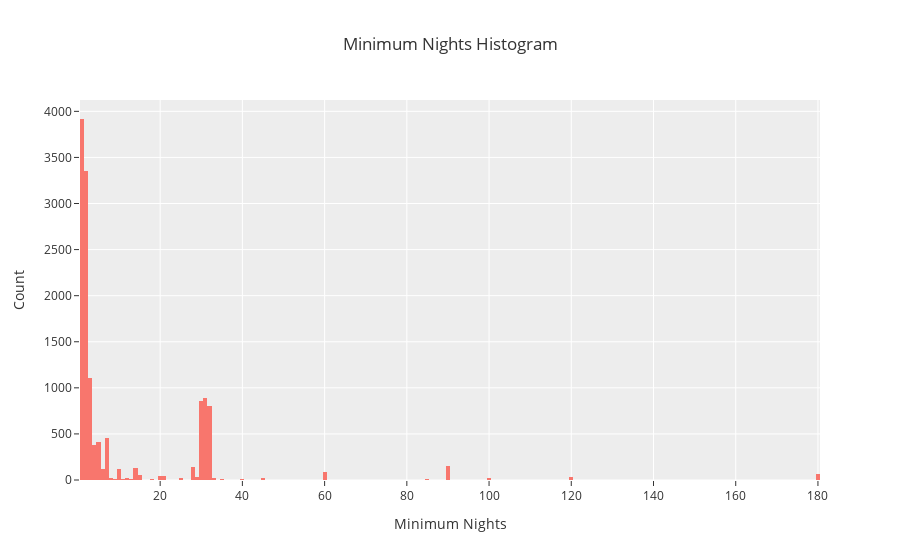

Notebook source saved alongside this figure:
### Code cell
fig = px.histogram(
    df[df['minimum_nights'] <=181],
    x='minimum_nights',
    labels={
        'count': 'Count',
        'minimum_nights': 'Minimum Nights '
    },
    title='Minimum Nights Histogram',
    template='ggplot2'
    )
fig.update_layout(yaxis_title='Count')
fig.show()

### Figure 1 — Plotly figure (JSON) as saved in the notebook; plotly's stock layout.template omitted (floating-point values rounded to 4 significant figures; data arrays with more than 128 entries replaced by an {"elided": "..."} marker saying what was removed)
{"data": [{"alignmentgroup": "True", "bingroup": "x", "hovertemplate": "Minimum Nights =%{x}<br>count=%{y}<extra></extra>", "legendgroup": "", "marker": {"color": "#F8766D", "pattern": {"shape": ""}}, "name": "", "offsetgroup": "", "orientation": "v", "showlegend": false, "type": "histogram", "x": {"elided": "13485 int values"}, "xaxis": "x", "yaxis": "y"}], "layout": {"barmode": "relative", "legend": {"tracegroupgap": 0}, "title": {"text": "Minimum Nights Histogram"}, "xaxis": {"anchor": "y", "domain": [0, 1], "title": {"text": "Minimum Nights "}}, "yaxis": {"anchor": "x", "domain": [0, 1], "title": {"text": "Count"}}}}
